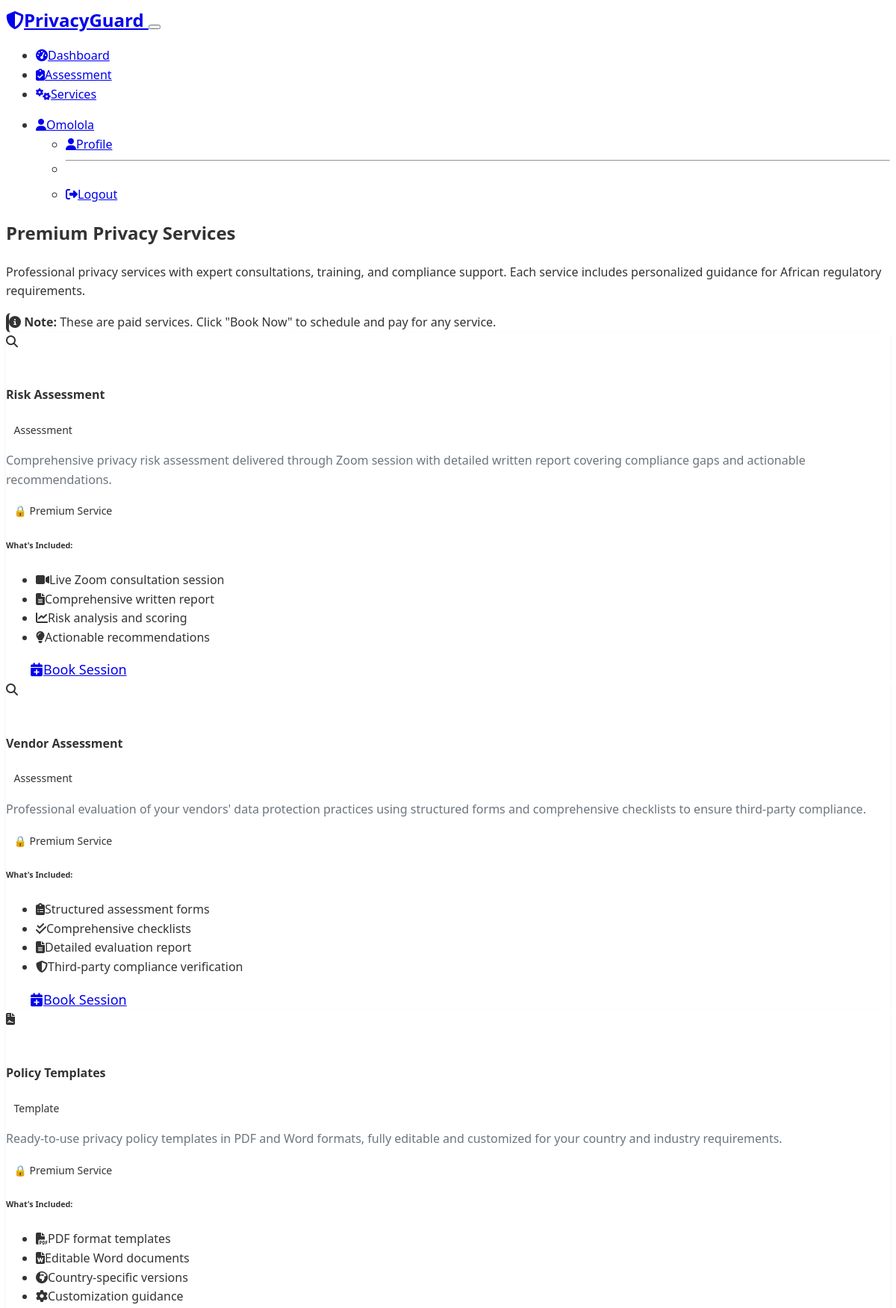
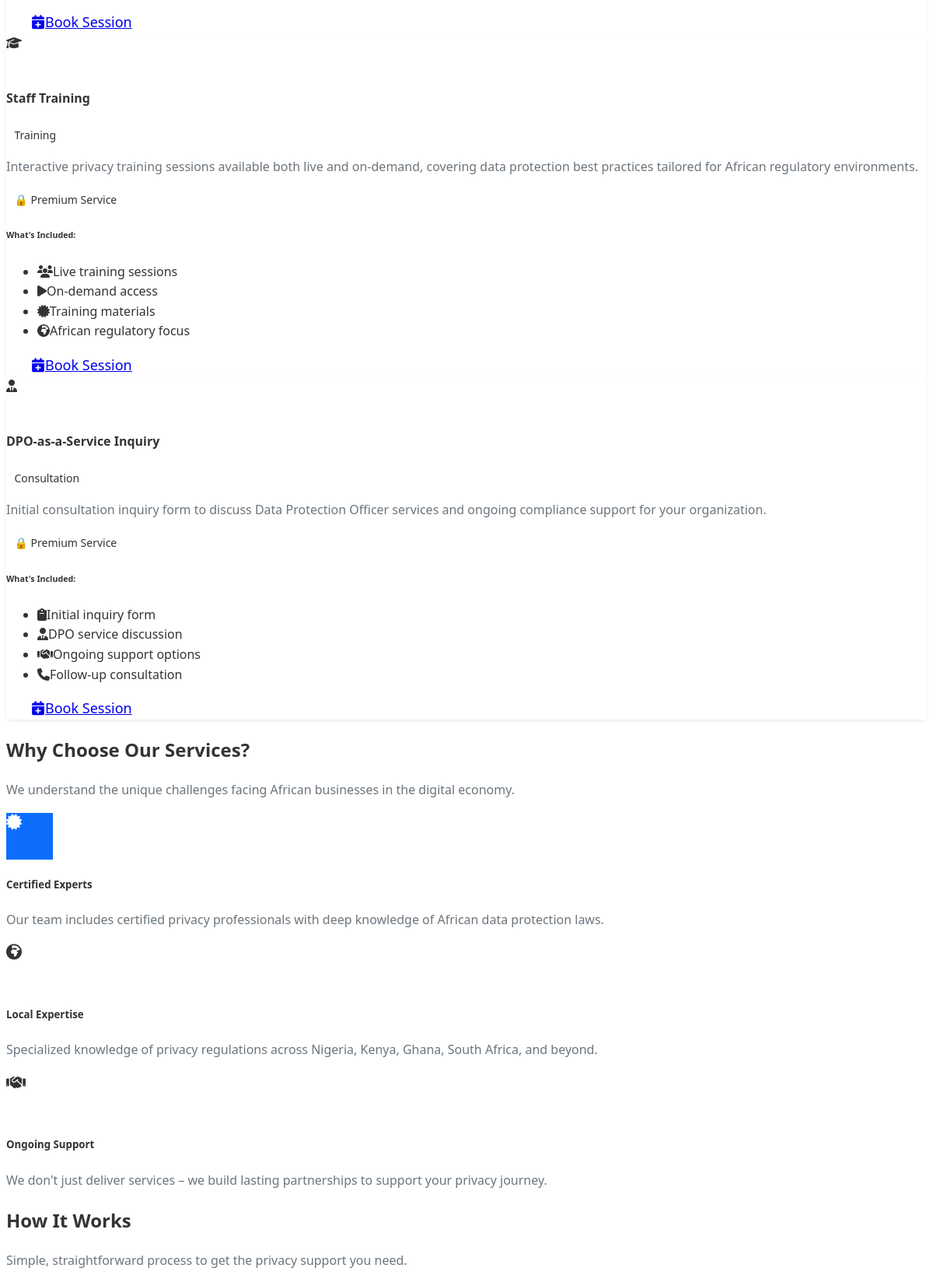
The app's page /services (signed in, upper part) with its own data (2 pictures, top to bottom).
### models.py (models this page shows, shortened)
class User(UserMixin, db.Model):
    id = db.Column(db.Integer, primary_key=True)
    username = db.Column(db.String(80), unique=True, nullable=False)
    email = db.Column(db.String(120), unique=True, nullable=False)
    password_hash = db.Column(db.String(256), nullable=False)
    first_name = db.Column(db.String(50))
    last_name = db.Column(db.String(50))
    company = db.Column(db.String(100))
    country = db.Column(db.String(50))
    phone = db.Column(db.String(20))
    newsletter_consent = db.Column(db.Boolean, default=False)
    created_at = db.Column(db.DateTime, default=datetime.utcnow)
    updated_at = db.Column(db.DateTime, default=datetime.utcnow, onupdate=datetime.utcnow)
    assessments = db.relationship('Assessment', backref='user', lazy=True)
    bookings = db.relationship('Booking', backref='user', lazy=True)

class Service(db.Model):
    id = db.Column(db.Integer, primary_key=True)
    name = db.Column(db.String(100), nullable=False)
    description = db.Column(db.Text)
    price = db.Column(db.Float)
    currency = db.Column(db.String(3), default='USD')
    stripe_price_id = db.Column(db.String(100))  # Stripe price ID
    duration_minutes = db.Column(db.Integer)  # For consultation services
    is_active = db.Column(db.Boolean, default=True)
    service_type = db.Column(db.String(50))  # consultation, template, training
    bookings = db.relationship('Booking', backref='service', lazy=True)

### routes.py (the view)
@app.route('/services')
def services():
    if Service.query.count() == 0:
        create_default_services()
    services = Service.query.filter_by(is_active=True).all()
    return render_template('services.html', services=services)

### templates/services.html (shortened to what this page needs)
{% extends "base.html" %}
{% block content %}
<section class="bg-primary text-white py-5">
    <div class="container">
        <div class="row align-items-center">
            <div class="col-lg-8 mx-auto text-center">
                <h1 class="display-5 fw-bold mb-4">Premium Privacy Services</h1>
                <p class="lead mb-4">
                    Professional privacy services with expert consultations, training, and compliance support.
                    Each service includes personalized guidance for African regulatory requirements.
                </p>
                <div class="alert alert-light d-inline-block">
                    <i class="fas fa-info-circle me-2"></i>
                    <strong>Note:</strong> These are paid services. Click "Book Now" to schedule and pay for any service.
                </div>
            </div>
        </div>
    </div>
</section>
<section class="py-5">
    <div class="container">
        {% if services %}
            <div class="row g-4">
                {% for service in services %}
                <div class="col-lg-6">
                    <div class="card border-0 shadow-sm h-100">
                        <div class="card-body p-4">
                            <div class="d-flex align-items-start mb-3">
                                <div class="bg-{% if service.service_type == 'assessment' %}danger{% elif service.service_type == 'template' %}success{% elif service.service_type == 'training' %}info{% elif service.service_type == 'consultation' %}warning{% else %}primary{% endif %} text-white rounded-circle d-flex align-items-center justify-content-center me-3" style="width: 50px; height: 50px; flex-shrink: 0;">
                                    <i class="fas fa-{% if service.service_type == 'assessment' %}search{% elif service.service_type == 'template' %}file-contract{% elif service.service_type == 'training' %}graduation-cap{% elif service.service_type == 'consultation' %}user-tie{% else %}shield-alt{% endif %}"></i>
                                </div>
                                <div class="flex-grow-1">
                                    <h4 class="fw-bold mb-2">{{ service.name }}</h4>
                                    <span class="badge bg-{% if service.service_type == 'assessment' %}danger{% elif service.service_type == 'template' %}success{% elif service.service_type == 'training' %}info{% elif service.service_type == 'consultation' %}warning{% else %}primary{% endif %} mb-2">
                                        {{ service.service_type.title() }}
                                    </span>
                                </div>
                            </div>
                            <p class="text-muted mb-4">{{ service.description }}</p>
                            <div class="mb-4">
                                <span class="badge bg-{% if service.service_type == 'assessment' %}danger{% elif service.service_type == 'template' %}success{% elif service.service_type == 'training' %}info{% elif service.service_type == 'consultation' %}warning{% else %}primary{% endif %} mb-2">
                                    🔒 Premium Service
                                </span>
                            </div>
                            <div class="mb-4">
                                <h6 class="fw-bold mb-2">What's Included:</h6>
                                <ul class="list-unstyled">
                                    {% if service.service_type == 'assessment' and 'Risk' in service.name %}
                                        <li class="mb-1"><i class="fas fa-video text-success me-2"></i>Live Zoom consultation session</li>
                                        <li class="mb-1"><i class="fas fa-file-alt text-success me-2"></i>Comprehensive written report</li>
                                        <li class="mb-1"><i class="fas fa-chart-line text-success me-2"></i>Risk analysis and scoring</li>
                                        <li class="mb-1"><i class="fas fa-lightbulb text-success me-2"></i>Actionable recommendations</li>
                                    {% elif service.service_type == 'assessment' and 'Vendor' in service.name %}
                                        <li class="mb-1"><i class="fas fa-clipboard-list text-success me-2"></i>Structured assessment forms</li>
                                        <li class="mb-1"><i class="fas fa-check-double text-success me-2"></i>Comprehensive checklists</li>
                                        <li class="mb-1"><i class="fas fa-file-alt text-success me-2"></i>Detailed evaluation report</li>
                                        <li class="mb-1"><i class="fas fa-shield-alt text-success me-2"></i>Third-party compliance verification</li>
                                    {% elif service.service_type == 'template' %}
                                        <li class="mb-1"><i class="fas fa-file-pdf text-success me-2"></i>PDF format templates</li>
                                        <li class="mb-1"><i class="fas fa-file-word text-success me-2"></i>Editable Word documents</li>
                                        <li class="mb-1"><i class="fas fa-globe-africa text-success me-2"></i>Country-specific versions</li>
                                        <li class="mb-1"><i class="fas fa-cog text-success me-2"></i>Customization guidance</li>
                                    {% elif service.service_type == 'training' %}
                                        <li class="mb-1"><i class="fas fa-users text-success me-2"></i>Live training sessions</li>
                                        <li class="mb-1"><i class="fas fa-play text-success me-2"></i>On-demand access</li>
                                        <li class="mb-1"><i class="fas fa-certificate text-success me-2"></i>Training materials</li>
                                        <li class="mb-1"><i class="fas fa-globe-africa text-success me-2"></i>African regulatory focus</li>
                                    {% elif service.service_type == 'consultation' %}
                                        <li class="mb-1"><i class="fas fa-clipboard text-success me-2"></i>Initial inquiry form</li>
                                        <li class="mb-1"><i class="fas fa-user-tie text-success me-2"></i>DPO service discussion</li>
                                        <li class="mb-1"><i class="fas fa-handshake text-success me-2"></i>Ongoing support options</li>
                                        <li class="mb-1"><i class="fas fa-phone text-success me-2"></i>Follow-up consultation</li>
                                    {% endif %}
                                </ul>
                            </div>
                            <div class="d-grid">
                                {% if current_user.is_authenticated %}
                                    <a href="{{ url_for('booking', service_id=service.id) }}"
                                       class="btn btn-{% if service.service_type == 'assessment' %}danger{% elif service.service_type == 'template' %}success{% elif service.service_type == 'training' %}info{% elif service.service_type == 'consultation' %}warning{% else %}primary{% endif %} btn-lg">
                                        <i class="fas fa-calendar-plus me-2"></i>Book Session
                                    </a>
                                {% endif %}
                            </div>
                        </div>
                    </div>
                </div>
                {% endfor %}
            </div>
        {% endif %}
    </div>
</section>
<section class="py-5">
    <div class="container">
        <div class="row text-center mb-5">
            <div class="col-lg-8 mx-auto">
                <h2 class="fw-bold mb-3">Why Choose Our Services?</h2>
                <p class="text-muted">We understand the unique challenges facing African businesses in the digital economy.</p>
            </div>
        </div>
        <div class="row g-4">
            <div class="col-md-4">
                <div class="text-center p-4">
                    <div class="bg-primary text-white rounded-circle d-inline-flex align-items-center justify-content-center mb-3" style="width: 60px; height: 60px;">
                        <i class="fas fa-certificate fa-lg"></i>
                    </div>
                    <h5 class="fw-bold mb-3">Certified Experts</h5>
                    <p class="text-muted">Our team includes certified privacy professionals with deep knowledge of African data protection laws.</p>
                </div>
            </div>
            <div class="col-md-4">
                <div class="text-center p-4">
                    <div class="bg-success text-white rounded-circle d-inline-flex align-items-center justify-content-center mb-3" style="width: 60px; height: 60px;">
                        <i class="fas fa-globe-africa fa-lg"></i>
                    </div>
                    <h5 class="fw-bold mb-3">Local Expertise</h5>
                    <p class="text-muted">Specialized knowledge of privacy regulations across Nigeria, Kenya, Ghana, South Africa, and beyond.</p>
                </div>
            </div>
            <div class="col-md-4">
                <div class="text-center p-4">
                    <div class="bg-info text-white rounded-circle d-inline-flex align-items-center justify-content-center mb-3" style="width: 60px; height: 60px;">
                        <i class="fas fa-handshake fa-lg"></i>
                    </div>
                    <h5 class="fw-bold mb-3">Ongoing Support</h5>
                    <p class="text-muted">We don't just deliver services – we build lasting partnerships to support your privacy journey.</p>
                </div>
            </div>
        </div>
    </div>
</section>
<section class="py-5">
    <div class="container">
        <div class="row text-center mb-5">
            <div class="col-lg-8 mx-auto">
                <h2 class="fw-bold mb-3">How It Works</h2>
                <p class="text-muted">Simple, straightforward process to get the privacy support you need.</p>
            </div>
        </div>
    </div>
</section>
{% endblock %}

### templates/base.html (shortened to what this page needs)
<!DOCTYPE html>
<html lang="en" data-bs-theme="dark">
<head>
    <link href="https://cdn.replit.com/agent/bootstrap-agent-dark-theme.min.css" rel="stylesheet">
    <link rel="stylesheet" href="https://cdnjs.cloudflare.com/ajax/libs/font-awesome/6.4.0/css/all.min.css">
    <link rel="stylesheet" href="{{ url_for('static', filename='css/style.css') }}">
</head>
<body>
    <nav class="navbar navbar-expand-lg navbar-dark bg-primary">
        <div class="container">
            <a class="navbar-brand fw-bold" href="{{ url_for('index') }}">
                <i class="fas fa-shield-alt me-2"></i>PrivacyGuard
            </a>
            <button class="navbar-toggler" type="button" data-bs-toggle="collapse" data-bs-target="#navbarNav">
            </button>
            <div class="collapse navbar-collapse" id="navbarNav">
                <ul class="navbar-nav me-auto">
                    {% if current_user.is_authenticated %}
                        <li class="nav-item">
                            <a class="nav-link" href="{{ url_for('dashboard') }}">
                                <i class="fas fa-tachometer-alt me-1"></i>Dashboard
                            </a>
                        </li>
                        <li class="nav-item">
                            <a class="nav-link" href="{{ url_for('assessment') }}">
                                <i class="fas fa-clipboard-check me-1"></i>Assessment
                            </a>
                        </li>
                    {% endif %}
                    <li class="nav-item">
                        <a class="nav-link" href="{{ url_for('services') }}">
                            <i class="fas fa-cogs me-1"></i>Services
                        </a>
                    </li>
                </ul>
                <ul class="navbar-nav">
                    {% if current_user.is_authenticated %}
                        <li class="nav-item dropdown">
                            <a class="nav-link dropdown-toggle" href="#" role="button" data-bs-toggle="dropdown">
                                <i class="fas fa-user me-1"></i>{{ current_user.first_name or current_user.username }}
                            </a>
                            <ul class="dropdown-menu">
                                <li><a class="dropdown-item" href="{{ url_for('dashboard') }}">
                                    <i class="fas fa-user me-2"></i>Profile
                                </a></li>
                                <li><hr class="dropdown-divider"></li>
                                <li><a class="dropdown-item" href="{{ url_for('logout') }}">
                                    <i class="fas fa-sign-out-alt me-2"></i>Logout
                                </a></li>
                            </ul>
                        </li>
                    {% endif %}
                </ul>
            </div>
        </div>
    </nav>
    <main>
        {% block content %}{% endblock %}
    </main>
</body>
</html>

### records on screen
User: first_name "Omolola"
Service: name "Risk Assessment", service_type "Assessment", description "Comprehensive privacy risk assessment delivered through Zoom session with detailed written report covering compliance gaps and actionable recommendations.", shows "Live Zoom consultation session"
Service: name "Vendor Assessment", service_type "Assessment", description "Professional evaluation of your vendors' data protection practices using structured forms and comprehensive checklists to ensure third-party compliance.", shows "Structured assessment forms"
Service: name "Policy Templates", service_type "Template", description "Ready-to-use privacy policy templates in PDF and Word formats, fully editable and customized for your country and industry requirements.", shows "PDF format templates"
Service: name "Staff Training", service_type "Training", description "Interactive privacy training sessions available both live and on-demand, covering data protection best practices tailored for African regulatory environments.", shows "Live training sessions"
Service: name "DPO-as-a-Service Inquiry", service_type "Consultation", description "Initial consultation inquiry form to discuss Data Protection Officer services and ongoing compliance support for your organization.", shows "Initial inquiry form"
